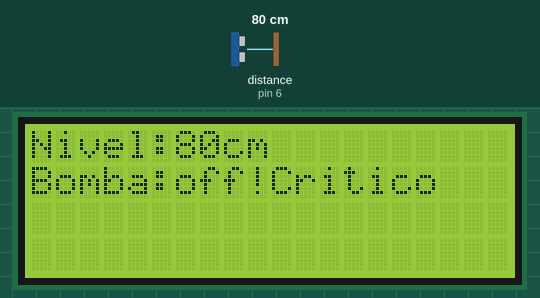
Recording of a sketch running on a simulated Arduino Uno, built with avr-gcc and run on an emulated ATmega328P. On the bench: 20×4 character LCD. Wiring (inferred from the names in the program): ultrasonic range finder: trigger pin 7; echo pin 6. Inputs (shaded band) come from the test bench; at power-on: distance to the obstacle (sensor on pin 6) 80 cm. The echo pulse lasts 58.3 µs per cm.

Above: at 1.2 s.
1.3 s: distance to the obstacle (sensor on pin 6) set to 7 cm
At 2.6 s:
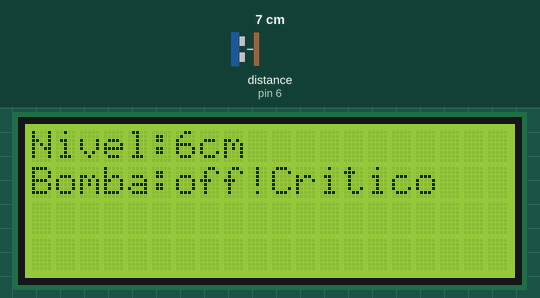
2.9 s: distance to the obstacle (sensor on pin 6) set to 4 cm
At 4.3 s:
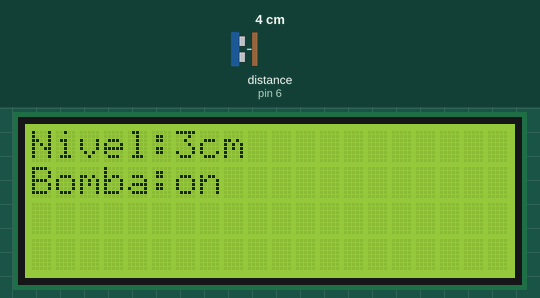
4.6 s: distance to the obstacle (sensor on pin 6) set to 2 cm
Timing chart, 0 to 7.6 s (numbered marks = the images above; inputs shaded):
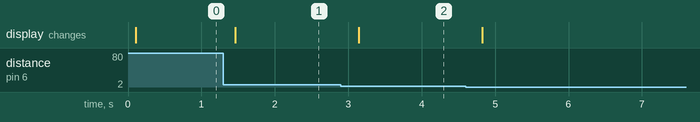

The sketch:

Tp_final.ino
```cpp
/*
 ------ARDUINO WATER PUMP POWER CONTROL-------

 ARDUINO MICRCONTROLLERS COURSE 2022
 UTN - EDUTECH

 LUCAS ARGENTO
 Lucasargento7@gmail.com

 ------------------------------
*/
#include <Wire.h>
#include <LiquidCrystal_I2C.h>

// Define constant values
#define OFF false;
#define ON true;

// Ultrasonic sensor
const int pingPin = 7;
const int echoPin = 6;

// Water pump relay
const int relePin = 8;

// As a user you want to tweek this variable acording to your water tank and instalation capabilities
const long criticalLevel = 5;

// LCD display
LiquidCrystal_I2C lcd(0x27,20,4);

// Arduino Logic
void setup() {
  Serial.begin(9600);
  lcd.init();
  lcd.backlight();
  digitalWrite(relePin,LOW);
}

void loop() {
   checkWaterLevel();
}

void informUser(long waterLevel, bool status){
  /*
   Prints water level and pump status to an LCD display
  */
  lcd.setCursor(0, 0);
  lcd.print("Nivel:");
  lcd.print(waterLevel);
  lcd.print("cm         ");
  lcd.setCursor(0,1);
  lcd.print("Bomba:");
  lcd.setCursor(6,1);

  if(status){
    lcd.print("on          ");
  } else {
    lcd.print("off!Critico");
  }

}

void checkWaterLevel(){
  /*
  Measures water level (distance from the top to the edge of the liquid) using an ultrasonic Hc-sr04
  sensor
  */
  long duration, level;
  bool pumpStatus;
  pinMode(pingPin, OUTPUT);
  digitalWrite(pingPin, LOW);
  delayMicroseconds(2);
  digitalWrite(pingPin, HIGH);
  delayMicroseconds(10);
  digitalWrite(pingPin, LOW);
  pinMode(echoPin, INPUT);

  duration = pulseIn(echoPin, HIGH);
  level = microsecondsToCentimeters(duration);
  pumpStatus = analizeWaterLevel(level);
  informUser(level, pumpStatus);
  delay(300);
}

bool analizeWaterLevel(long level){
  /*
  Compares actual level with critical level. If wlvl is < critical, return Off status.
  */
  if(level >= criticalLevel) {
    digitalWrite(relePin,LOW);
    return OFF;
  } else{
    digitalWrite(relePin,HIGH);
    return ON;
  }
}

long microsecondsToCentimeters(long microseconds) {
  /*
  Auxiliary function to calculate distance from time estimated from the Hc-sr04 sensor
  */
  return microseconds / 29 / 2;
}
```

Measured:
- the behaviour switches between 6 and 5 cm on distance to the obstacle (sensor on pin 6) (found by bisection; images 1 and 2)
- after the input at 1.3 s, the display: changes after 0.16 s (image 1)
- after the input at 2.9 s, the display: changes after 0.24 s (image 2)
